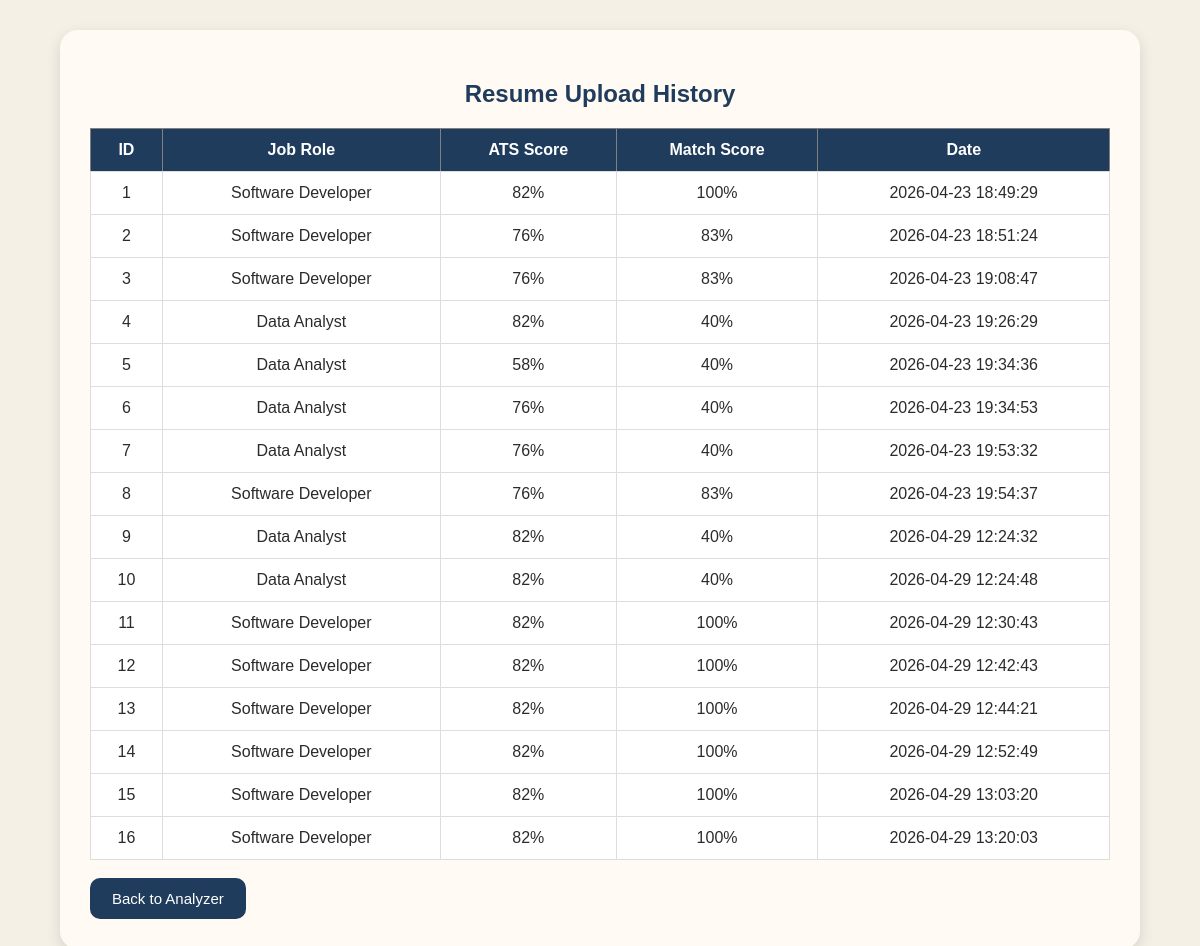
Page /history (signed in) on the earlier database version.
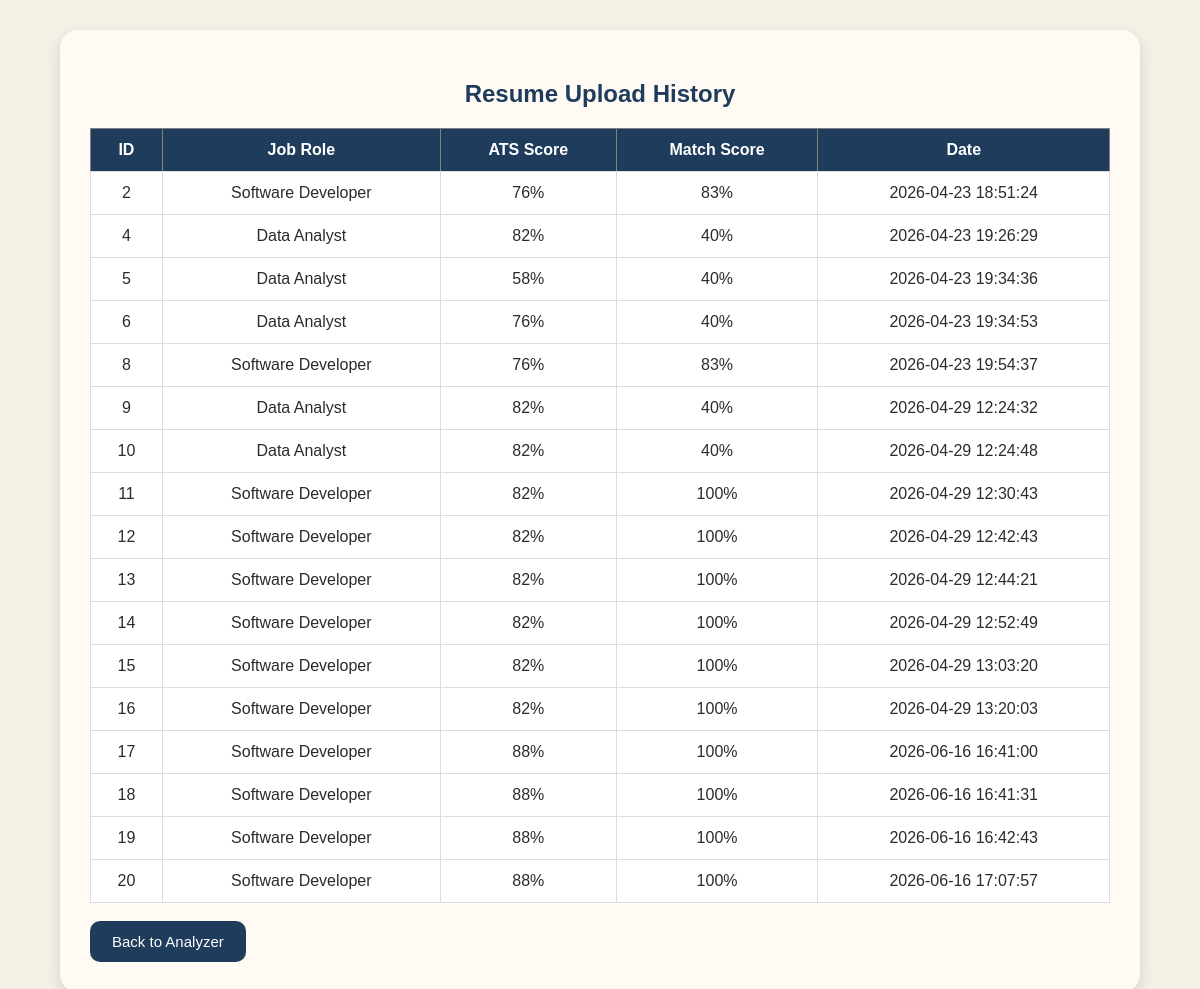
Same page on the later database version.
### tables this page shows
CREATE TABLE history (
            id INTEGER PRIMARY KEY AUTOINCREMENT,
            job_role TEXT,
            ats_score INTEGER,
            match_score INTEGER,
            created_at TIMESTAMP DEFAULT CURRENT_TIMESTAMP
        );

### app.py (the view)
@app.route("/history")
def history():
    if "user" not in session:
        return redirect("/login")
    data = get_history()
    return render_template("history.html", history=data)

### database.py (called while the page is built)
def get_history():
    conn = sqlite3.connect("resume_history.db")
    cursor = conn.cursor()
    cursor.execute("""
        SELECT * FROM history
        ORDER BY id ASC
    """)
    data = cursor.fetchall()
    conn.close()
    return data

### templates/history.html (shortened to what this page needs)
<!DOCTYPE html>
<html>
<head>
<link rel="stylesheet" href="{{ url_for('static', filename='style.css') }}">
</head>
<body>
    <body>
<div class="container">
<h2>Resume Upload History</h2>
<table border="1">
<tr>
<th>ID</th>
<th>Job Role</th>
<th>ATS Score</th>
<th>Match Score</th>
<th>Date</th>
</tr>
{% for row in history %}
<tr>
<td>{{ row[0] }}</td>
<td>{{ row[1] }}</td>
<td>{{ row[2] }}%</td>
<td>{{ row[3] }}%</td>
<td>{{ row[4] }}</td>
</tr>
{% endfor %}
</table>
<br>
<a href="/">
<button>
Back to Analyzer
</button>
</a>
</div>
</body>
</html>

### static/style.css (style rules this page uses)
body { font-family: Arial, sans-serif; background: #f5f0e6; margin: 0; padding: 0; color: #2b2b2b; }
.container { width: 85%; margin: auto; margin-top: 30px; background: #fffaf3; padding: 30px; border-radius: 18px; box-shadow: 0px 5px 15px rgba(0,0,0,0.12); }
h1, h2, h3 { text-align: center; color: #1f3c5c; }
button { background: #1f3c5c; color: white; border: none; padding: 12px 22px; border-radius: 10px; cursor: pointer; font-size: 15px; transition: 0.3s; }
table { width: 100%; border-collapse: collapse; margin-top: 20px; background: white; }
table th { background: #1f3c5c; color: white; padding: 12px; }
table td { padding: 12px; border: 1px solid #ddd; text-align: center; }
a { text-decoration: none; color: #1f3c5c; font-weight: bold; }

Differences in the rows shown:
removed history: id "1", job_role "Software Developer", ats_score "82", match_score "100", created_at "2026-04-23 18:49:29"
removed history: id "3", job_role "Software Developer", ats_score "76", match_score "83", created_at "2026-04-23 19:08:47"
removed history: id "7", job_role "Data Analyst", ats_score "76", match_score "40", created_at "2026-04-23 19:53:32"
added history: id "17", job_role "Software Developer", ats_score "88", match_score "100", created_at "2026-06-16 16:41:00"
added history: id "18", job_role "Software Developer", ats_score "88", match_score "100", created_at "2026-06-16 16:41:31"
added history: id "19", job_role "Software Developer", ats_score "88", match_score "100", created_at "2026-06-16 16:42:43"
added history: id "20", job_role "Software Developer", ats_score "88", match_score "100", created_at "2026-06-16 17:07:57"
